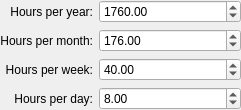
<?xml version="1.0" encoding="UTF-8"?>
<ui version="4.0">
 <author>Dag Andersen </author>
 <class>KPlato::StandardWorktimeDialogBase</class>
 <widget class="QWidget" name="KPlato::StandardWorktimeDialogBase">
  <property name="geometry">
   <rect>
    <x>0</x>
    <y>0</y>
    <width>241</width>
    <height>108</height>
   </rect>
  </property>
  <property name="whatsThis">
   <string>These values are used if your estimate is not in hours.
Let us say Hours per day is 8. If you estimate that a task needs 3 days effort to complete, this is converted to 24 hours when the task is scheduled. The actual time it will take to complete is of course dependent on the availability of the person (or persons) that is assigned to the task.</string>
  </property>
  <layout class="QGridLayout" columnstretch="0,1">
   <property name="margin">
    <number>0</number>
   </property>
   <item row="0" column="0">
    <widget class="QLabel" name="textLabel1">
     <property name="text">
      <string>Hours per year:</string>
     </property>
     <property name="wordWrap">
      <bool>false</bool>
     </property>
     <property name="alignment">
      <set>Qt::AlignRight|Qt::AlignTrailing|Qt::AlignVCenter</set>
     </property>
     <property name="buddy">
      <cstring>year</cstring>
     </property>
    </widget>
   </item>
   <item row="0" column="1">
    <widget class="QDoubleSpinBox" name="year">
     <property name="minimum">
      <double>1.000000000000000</double>
     </property>
     <property name="maximum">
      <double>8784.000000000000000</double>
     </property>
     <property name="value">
      <double>1760.000000000000000</double>
     </property>
    </widget>
   </item>
   <item row="1" column="0">
    <widget class="QLabel" name="textLabel2">
     <property name="text">
      <string>Hours per month:</string>
     </property>
     <property name="wordWrap">
      <bool>false</bool>
     </property>
     <property name="alignment">
      <set>Qt::AlignRight|Qt::AlignTrailing|Qt::AlignVCenter</set>
     </property>
     <property name="buddy">
      <cstring>month</cstring>
     </property>
    </widget>
   </item>
   <item row="1" column="1">
    <widget class="QDoubleSpinBox" name="month">
     <property name="minimum">
      <double>1.000000000000000</double>
     </property>
     <property name="maximum">
      <double>744.000000000000000</double>
     </property>
     <property name="singleStep">
      <double>1.000000000000000</double>
     </property>
     <property name="value">
      <double>176.000000000000000</double>
     </property>
    </widget>
   </item>
   <item row="2" column="0">
    <widget class="QLabel" name="textLabe3">
     <property name="text">
      <string>Hours per week:</string>
     </property>
     <property name="wordWrap">
      <bool>false</bool>
     </property>
     <property name="alignment">
      <set>Qt::AlignRight|Qt::AlignTrailing|Qt::AlignVCenter</set>
     </property>
     <property name="buddy">
      <cstring>week</cstring>
     </property>
    </widget>
   </item>
   <item row="2" column="1">
    <widget class="QDoubleSpinBox" name="week">
     <property name="minimum">
      <double>1.000000000000000</double>
     </property>
     <property name="maximum">
      <double>168.000000000000000</double>
     </property>
     <property name="value">
      <double>40.000000000000000</double>
     </property>
    </widget>
   </item>
   <item row="3" column="0">
    <widget class="QLabel" name="textLabel4">
     <property name="whatsThis">
      <string>These values are used when you estimate the effort needed to complete a task.</string>
     </property>
     <property name="text">
      <string>Hours per day:</string>
     </property>
     <property name="wordWrap">
      <bool>false</bool>
     </property>
     <property name="alignment">
      <set>Qt::AlignRight|Qt::AlignTrailing|Qt::AlignVCenter</set>
     </property>
     <property name="buddy">
      <cstring>day</cstring>
     </property>
    </widget>
   </item>
   <item row="3" column="1">
    <widget class="QDoubleSpinBox" name="day">
     <property name="minimum">
      <double>1.000000000000000</double>
     </property>
     <property name="maximum">
      <double>24.000000000000000</double>
     </property>
     <property name="value">
      <double>8.000000000000000</double>
     </property>
    </widget>
   </item>
   <item row="4" column="0" colspan="2">
    <spacer name="verticalSpacer">
     <property name="orientation">
      <enum>Qt::Vertical</enum>
     </property>
     <property name="sizeHint" stdset="0">
      <size>
       <width>20</width>
       <height>40</height>
      </size>
     </property>
    </spacer>
   </item>
  </layout>
 </widget>
 <resources/>
 <connections/>
</ui>
